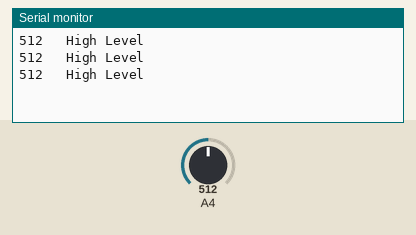
Recording of a sketch running on a simulated Arduino Mega 2560, built with avr-gcc and run on an emulated ATmega2560. Shown: the last lines printed to the serial monitor. Inputs (shaded band) come from the test bench; at power-on: A4 = 512.

Above: at 1.3 s.
1.4 s: A4 set to 492
At 1.9 s:
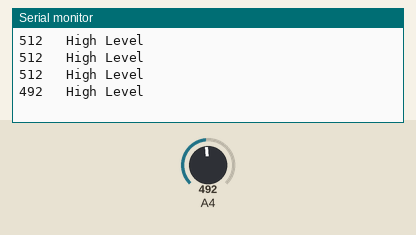
2.9 s: A4 set to 470
At 3.4 s:
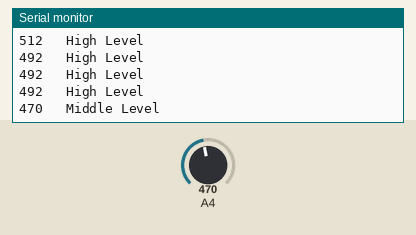
5.0 s: A4 set to 348
At 5.4 s:
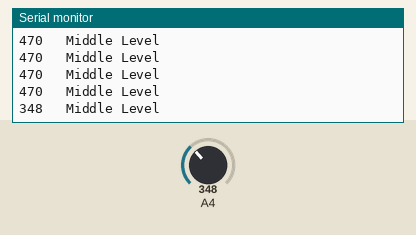
6.5 s: A4 set to 326
At 6.9 s:
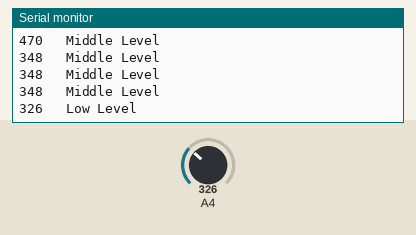
8.5 s: A4 set to 106
At 8.9 s:
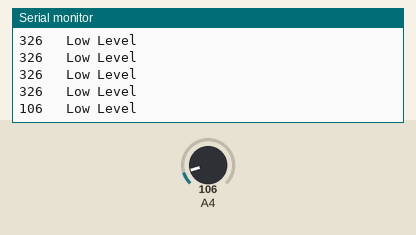
10.0 s: A4 set to 95
At 10.4 s:
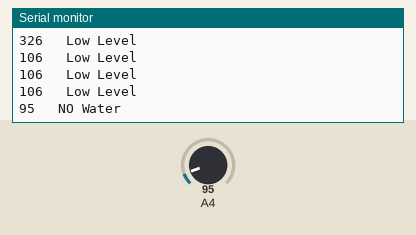

Measured:
- the behaviour switches between 481 and 480 on A4 (found by bisection; images 1 and 2)
- the behaviour switches between 341 and 340 on A4 (found by bisection; images 3 and 4)
- the behaviour switches between 101 and 100 on A4 (found by bisection; images 5 and 6)
- after the input at 1.4 s, the serial monitor: prints a new line after 0.10 s (image 1)
- after the input at 2.9 s, the serial monitor: prints a new line after 0.10 s (image 2)
- after the input at 5.0 s, the serial monitor: prints a new line at once (image 3)
- after the input at 6.5 s, the serial monitor: prints a new line at once (image 4)
- after the input at 8.5 s, the serial monitor: prints a new line at once (image 5)
- after the input at 10.0 s, the serial monitor: prints a new line at once (image 6)

The sketch:

water_sensor.ino
```cpp
void setup () {
  Serial.begin (115200);
}

void loop() {
  //從A0讀取輸入
  int value = analogRead(36);
  Serial.print(value);
  Serial.print("   ");
  if (value > 480) {
    Serial.println("High Level");
  }
  else if ((value > 340) && (value <= 480)) {
    Serial.println("Middle Level");
  }
  else if ((value > 100) && (value <=340)){
    Serial.println("Low Level");
  }
  else if (value <=100){
    Serial.println("NO Water");
  }
  delay(500);
}
```
